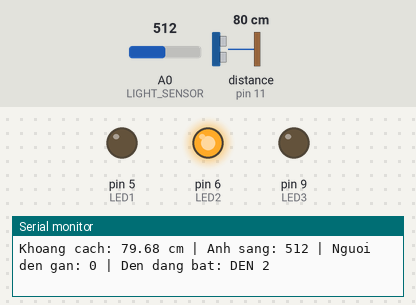
Simulated run of this sketch. Board: Arduino Uno, built with avr-gcc and run on an emulated ATmega328P. On the bench: output pins drawn as LEDs (lit = HIGH), the last lines printed to the serial monitor. Wiring (inferred from the names in the program): ultrasonic range finder: trigger pin 10; echo pin 11. The test bench sets the inputs (shaded band); at power-on: A0 (LIGHT_SENSOR) = 512, distance to the obstacle (sensor on pin 11) 80 cm. The echo pulse lasts 58.3 µs per cm; pins used as bus, display or sensor lines are not drawn.

Above: at 1.2 s.
1.3 s: A0 (LIGHT_SENSOR) set to 492
At 2.5 s:
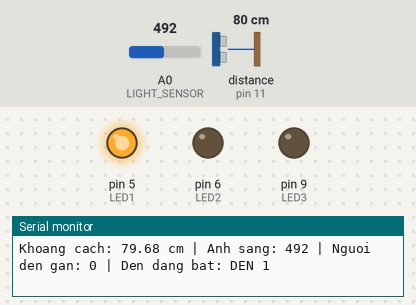
2.8 s: distance to the obstacle (sensor on pin 11) set to 2 cm
5.8 s: distance to the obstacle (sensor on pin 11) set to 26 cm
7.4 s: distance to the obstacle (sensor on pin 11) set to 33 cm
At 8.3 s:
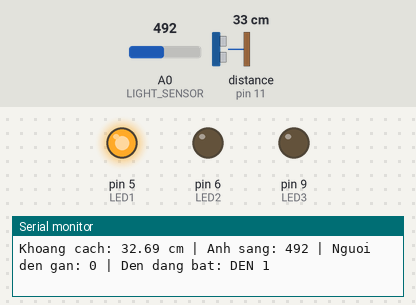
10.4 s: A0 (LIGHT_SENSOR) set to 510
At 10.9 s:
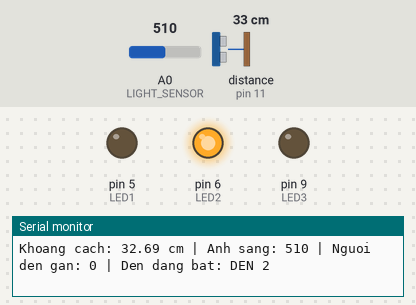
Timing chart, 0 to 13.4 s (numbered marks = the images above; inputs shaded):
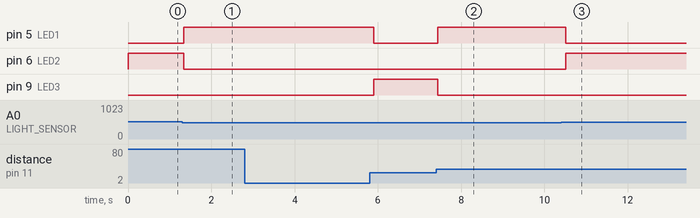

Measured:
- the behaviour switches between 501 and 500 on A0 (LIGHT_SENSOR) (found by bisection; images 0 and 1)
- after the input at 1.3 s, pin 5 (LED1): LOW → HIGH at once; pin 6 (LED2): HIGH → LOW at once
- after the input at 7.4 s, pin 5 (LED1): LOW → HIGH at once; pin 9 (LED3): HIGH → LOW at once
- after the input at 10.4 s, pin 5 (LED1): HIGH → LOW after 0.11 s; pin 6 (LED2): LOW → HIGH after 0.11 s

The sketch:

interactive-led-painting.ino
```cpp
const int LED1 = 5;
const int LED2 = 6;
const int LED3 = 9;

const int TRIG = 10;
const int ECHO = 11;
const int LIGHT_SENSOR = A0;

const int DISTANCE_LIMIT = 30;
const int LIGHT_THRESHOLD = 500;

const unsigned long NEAR_TIME = 3000;

unsigned long nearStart = 0;
bool personDetected = false;

void tatTatCaDen() {
  digitalWrite(LED1, LOW);
  digitalWrite(LED2, LOW);
  digitalWrite(LED3, LOW);
}

float doKhoangCach() {
  digitalWrite(TRIG, LOW);
  delayMicroseconds(2);

  digitalWrite(TRIG, HIGH);
  delayMicroseconds(10);

  digitalWrite(TRIG, LOW);

  unsigned long t = pulseIn(ECHO, HIGH, 30000);

  if (t == 0) return 999;

  return t * 0.0343 / 2;
}

void batDen(int den) {
  tatTatCaDen();

  if (den == 1) {
    digitalWrite(LED1, HIGH);
  }
  else if (den == 2) {
    digitalWrite(LED2, HIGH);
  }
  else if (den == 3) {
    digitalWrite(LED3, HIGH);
  }
}

void setup() {
  pinMode(LED1, OUTPUT);
  pinMode(LED2, OUTPUT);
  pinMode(LED3, OUTPUT);

  pinMode(TRIG, OUTPUT);
  pinMode(ECHO, INPUT);

  Serial.begin(9600);

  batDen(1);
}

void loop() {
  float khoangCach = doKhoangCach();
  int anhSang = analogRead(LIGHT_SENSOR);

  // Kiem tra vat the co o gan lien tuc 3 giay
  if (khoangCach <= DISTANCE_LIMIT) {

    if (nearStart == 0) {
      nearStart = millis();
    }

    if (millis() - nearStart >= NEAR_TIME) {
      personDetected = true;
    }

  } else {
    nearStart = 0;
    personDetected = false;
  }

  // Uu tien 1: Co nguoi o gan lien tuc 3 giay
  if (personDetected) {
    batDen(3);
  }

  // Uu tien 2: Troi toi
  else if (anhSang > LIGHT_THRESHOLD) {
    batDen(2);
  }

  // Uu tien 3: Trang thai mac dinh
  else {
    batDen(1);
  }

  Serial.print("Khoang cach: ");
  Serial.print(khoangCach);
  Serial.print(" cm | Anh sang: ");
  Serial.print(anhSang);
  Serial.print(" | Nguoi den gan: ");
  Serial.print(personDetected);
  Serial.print(" | Den dang bat: ");

  if (personDetected) {
    Serial.println("DEN 3");
  }
  else if (anhSang > LIGHT_THRESHOLD) {
    Serial.println("DEN 2");
  }
  else {
    Serial.println("DEN 1");
  }

  delay(100);
}
```
